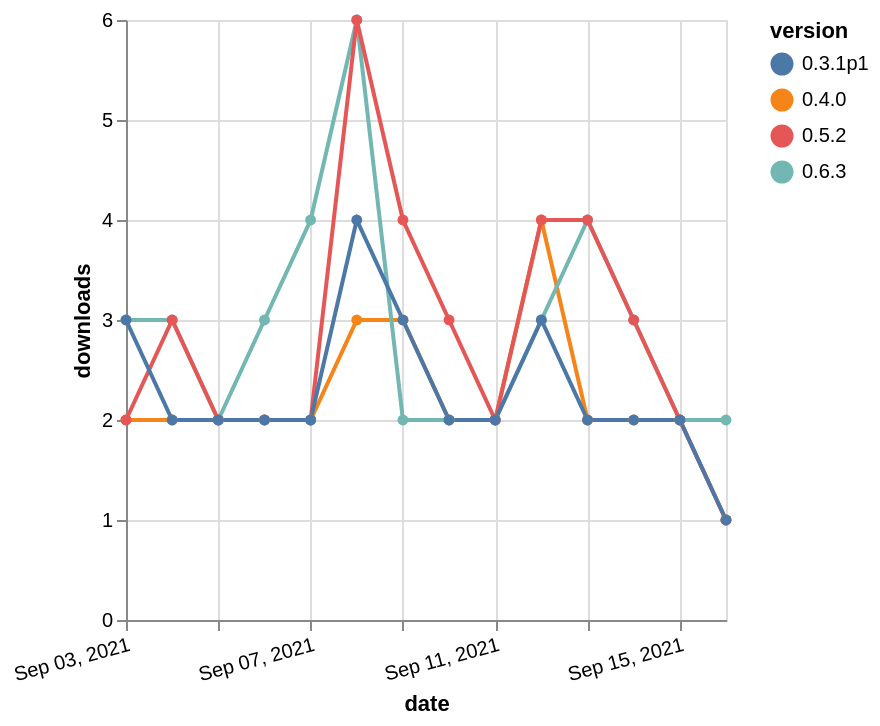

Write the Vega-Lite specification saved for this chart.
### Vega-Lite specification from a JSON file in a GitHub repository (floating-point values rounded to 4 significant figures)
{"$schema": "https://vega.github.io/schema/vega-lite/v5.json", "description": "A simple bar chart with embedded data.", "data": {"values": [{"date": "2021-09-03", "total": 2619, "delta": 2, "version": "0.4.0"}, {"date": "2021-09-04", "total": 2621, "delta": 2, "version": "0.4.0"}, {"date": "2021-09-05", "total": 2623, "delta": 2, "version": "0.4.0"}, {"date": "2021-09-06", "total": 2625, "delta": 2, "version": "0.4.0"}, {"date": "2021-09-07", "total": 2627, "delta": 2, "version": "0.4.0"}, {"date": "2021-09-08", "total": 2630, "delta": 3, "version": "0.4.0"}, {"date": "2021-09-09", "total": 2633, "delta": 3, "version": "0.4.0"}, {"date": "2021-09-10", "total": 2635, "delta": 2, "version": "0.4.0"}, {"date": "2021-09-11", "total": 2637, "delta": 2, "version": "0.4.0"}, {"date": "2021-09-12", "total": 2641, "delta": 4, "version": "0.4.0"}, {"date": "2021-09-13", "total": 2643, "delta": 2, "version": "0.4.0"}, {"date": "2021-09-14", "total": 2645, "delta": 2, "version": "0.4.0"}, {"date": "2021-09-15", "total": 2647, "delta": 2, "version": "0.4.0"}, {"date": "2021-09-16", "total": 2648, "delta": 1, "version": "0.4.0"}, {"date": "2021-09-03", "total": 2872, "delta": 3, "version": "0.6.3"}, {"date": "2021-09-04", "total": 2875, "delta": 3, "version": "0.6.3"}, {"date": "2021-09-05", "total": 2877, "delta": 2, "version": "0.6.3"}, {"date": "2021-09-06", "total": 2880, "delta": 3, "version": "0.6.3"}, {"date": "2021-09-07", "total": 2884, "delta": 4, "version": "0.6.3"}, {"date": "2021-09-08", "total": 2890, "delta": 6, "version": "0.6.3"}, {"date": "2021-09-09", "total": 2892, "delta": 2, "version": "0.6.3"}, {"date": "2021-09-10", "total": 2894, "delta": 2, "version": "0.6.3"}, {"date": "2021-09-11", "total": 2896, "delta": 2, "version": "0.6.3"}, {"date": "2021-09-12", "total": 2899, "delta": 3, "version": "0.6.3"}, {"date": "2021-09-13", "total": 2903, "delta": 4, "version": "0.6.3"}, {"date": "2021-09-14", "total": 2906, "delta": 3, "version": "0.6.3"}, {"date": "2021-09-15", "total": 2908, "delta": 2, "version": "0.6.3"}, {"date": "2021-09-16", "total": 2910, "delta": 2, "version": "0.6.3"}, {"date": "2021-09-03", "total": 23697, "delta": 2, "version": "0.5.2"}, {"date": "2021-09-04", "total": 23700, "delta": 3, "version": "0.5.2"}, {"date": "2021-09-05", "total": 23702, "delta": 2, "version": "0.5.2"}, {"date": "2021-09-06", "total": 23704, "delta": 2, "version": "0.5.2"}, {"date": "2021-09-07", "total": 23706, "delta": 2, "version": "0.5.2"}, {"date": "2021-09-08", "total": 23712, "delta": 6, "version": "0.5.2"}, {"date": "2021-09-09", "total": 23716, "delta": 4, "version": "0.5.2"}, {"date": "2021-09-10", "total": 23719, "delta": 3, "version": "0.5.2"}, {"date": "2021-09-11", "total": 23721, "delta": 2, "version": "0.5.2"}, {"date": "2021-09-12", "total": 23725, "delta": 4, "version": "0.5.2"}, {"date": "2021-09-13", "total": 23729, "delta": 4, "version": "0.5.2"}, {"date": "2021-09-14", "total": 23732, "delta": 3, "version": "0.5.2"}, {"date": "2021-09-15", "total": 23734, "delta": 2, "version": "0.5.2"}, {"date": "2021-09-16", "total": 23735, "delta": 1, "version": "0.5.2"}, {"date": "2021-09-03", "total": 3137, "delta": 3, "version": "0.3.1p1"}, {"date": "2021-09-04", "total": 3139, "delta": 2, "version": "0.3.1p1"}, {"date": "2021-09-05", "total": 3141, "delta": 2, "version": "0.3.1p1"}, {"date": "2021-09-06", "total": 3143, "delta": 2, "version": "0.3.1p1"}, {"date": "2021-09-07", "total": 3145, "delta": 2, "version": "0.3.1p1"}, {"date": "2021-09-08", "total": 3149, "delta": 4, "version": "0.3.1p1"}, {"date": "2021-09-09", "total": 3152, "delta": 3, "version": "0.3.1p1"}, {"date": "2021-09-10", "total": 3154, "delta": 2, "version": "0.3.1p1"}, {"date": "2021-09-11", "total": 3156, "delta": 2, "version": "0.3.1p1"}, {"date": "2021-09-12", "total": 3159, "delta": 3, "version": "0.3.1p1"}, {"date": "2021-09-13", "total": 3161, "delta": 2, "version": "0.3.1p1"}, {"date": "2021-09-14", "total": 3163, "delta": 2, "version": "0.3.1p1"}, {"date": "2021-09-15", "total": 3165, "delta": 2, "version": "0.3.1p1"}, {"date": "2021-09-16", "total": 3166, "delta": 1, "version": "0.3.1p1"}]}, "width": "container", "mark": {"type": "line", "point": {"filled": true}}, "encoding": {"x": {"field": "date", "type": "temporal", "timeUnit": "yearmonthdate", "title": "date", "axis": {"labelAngle": -15}}, "y": {"field": "delta", "type": "quantitative", "title": "downloads"}, "color": {"field": "version", "type": "nominal"}, "tooltip": {"field": "delta"}}}
